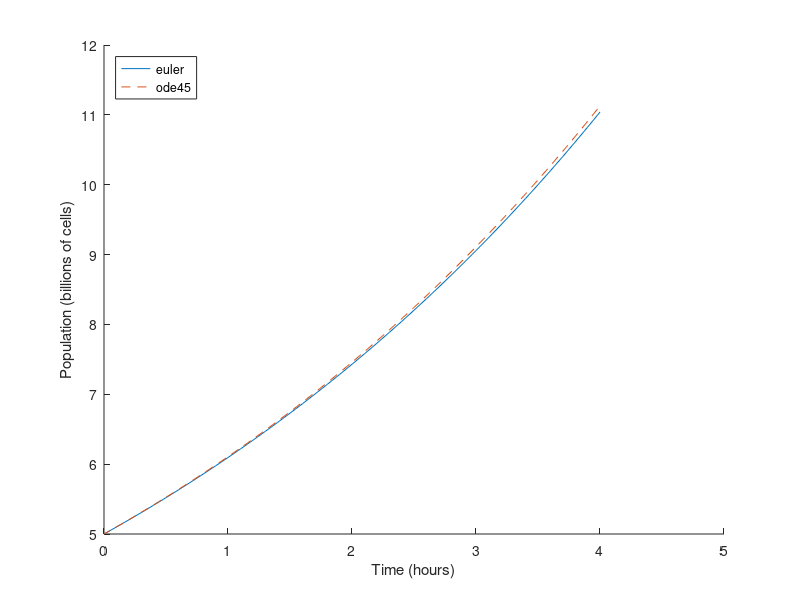

Here is the MATLAB script that generated this plot:
function res = euler()
    T(1) = 0;
    Y(1) = 5;
    dt = 0.1;
    
    for i=1:40
        r = rate_func(T(i), Y(i));
        T(i+1) = T(i) + dt;
        Y(i+1) = Y(i) + r*dt;
    end
    hold on;
    plot(T, Y)
    [T, Y] = ode45(@rate_func, [0, 4], 5);
    plot(T, Y, '--')
    hold off;
    xlabel('Time (hours)')
    ylabel('Population (billions of cells)')
    legend('euler', 'ode45', 'Location', 'northwest')
    saveas(gcf, 'runge.eps', 'eps')
end

function res = rate_func(t, y)
    a = 0.2;
    dydt = a * y;
    res = dydt;
end